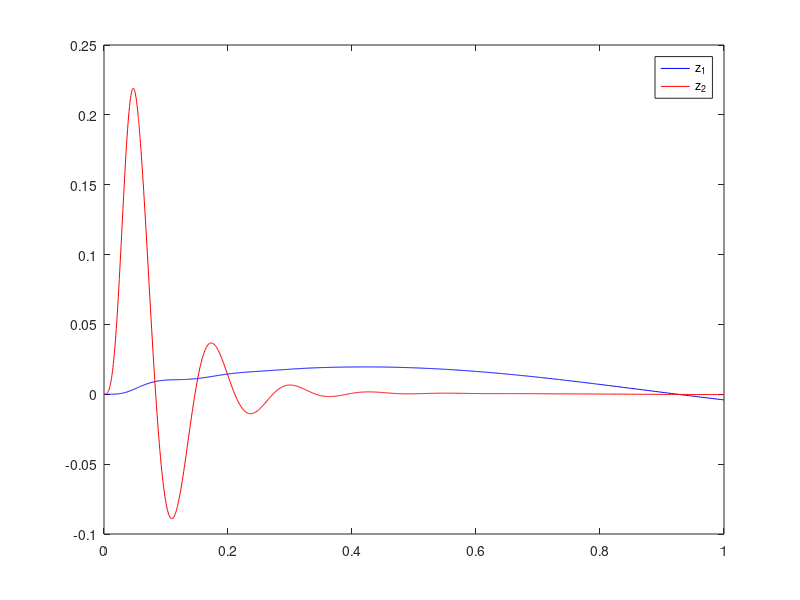

Write MATLAB code to recreate this figure.
addpath('./');

m1=475;
m2=53;
k1 = 5400;
k2 = 135000;

c1=310;
c2=1200;
v=65/3.6;
H=0.24;
L=1;

% Start och sluttid
t_0 = 0;
T = 1;

% Skapa funktionen h(t) och dess derivata
h = @(t) (t > L/v) .* 0 + (t <= L/v) .* ((H / 2) * (1 - cos((2 * pi * v * t) / L)));
dh_dt = @(t) (t > L/v) .* 0 + (t <= L/v) .* (H * pi * v / L) * sin((2 * pi * v * t) / L);

% Definiera ODE-systemet
% y(1) = z_1
% y(2) = z_2
% y(3) = dotderiv z_1
% y(4) = dotderiv z_2

A = [0, 0, 1, 0;
  0, 0, 0, 1;
  -k1/m1, k1/m1, -c1/m1, c1/m1;
   k1/m2, -(k1 + k2)/m2, c1/m2, -(c1 + c2)/m2
];

g = @(t) [0; 0; 0; (c2 * dh_dt(t) + k2 * h(t)) / m2];


ode_system = @(t,y) A * y + g(t);


% Initialvärden
y0 = [0; 0; 0; 0]; % [y1_dot, y2_dot, y_1, y_2] NOTERA årdningen av variabeln ode_system.

t_span = [t_0, T];    % tidsintervall

% RelTol sätter det maximala tolererade relativa felet i varje steg. 
% Det finns ingen garanti att det relativa globala felet i en viss tidpunkt ligger under detta värde.
% AbsTol talar om det värde på storleken på lösningen under vilket det
% relativa felet inte ska kontrolleras.

options = odeset('RelTol', 1e-6, 'AbsTol', 1e-9);

% Lös ODE-systemet MED implementation av "options".
[t, y] = ode45(ode_system, t_span, y0, options);

% Plotta resultaten
plot(t, y(:, 1), '-b', t, y(:, 2), '-r');
legend('z_1','z_2')

max_z1 = max(y(: , 1));
max_z2 = max(y(: , 2));

fprintf('Maximalt utslag för z_1 är %f och maximalt utslag för z_2 är %f', max_z1, max_z2);

